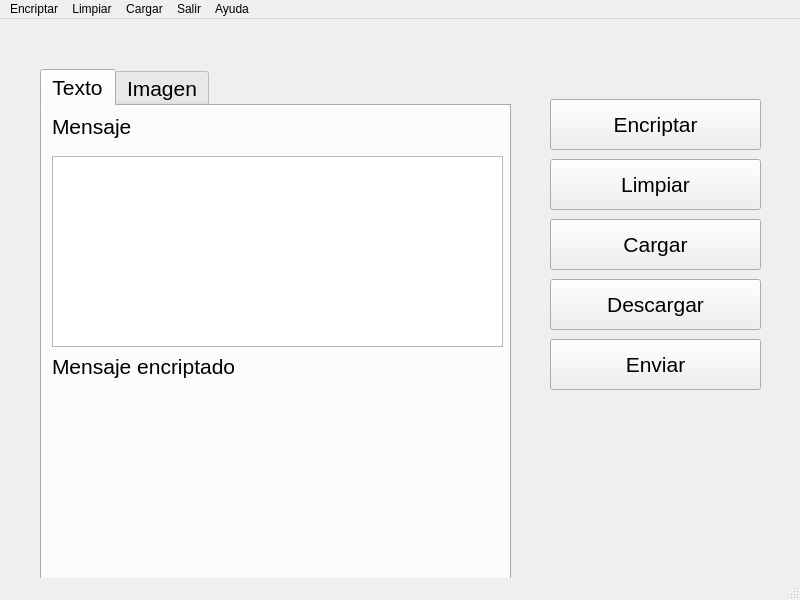
<?xml version="1.0" encoding="UTF-8"?>
<ui version="4.0">
 <class>FrmEncriptar</class>
 <widget class="QMainWindow" name="FrmEncriptar">
  <property name="geometry">
   <rect>
    <x>0</x>
    <y>0</y>
    <width>800</width>
    <height>600</height>
   </rect>
  </property>
  <property name="minimumSize">
   <size>
    <width>800</width>
    <height>600</height>
   </size>
  </property>
  <property name="maximumSize">
   <size>
    <width>800</width>
    <height>600</height>
   </size>
  </property>
  <property name="windowTitle">
   <string>Encriptar archivo o mensaje</string>
  </property>
  <widget class="QWidget" name="centralwidget">
   <widget class="QPushButton" name="btnEncriptar">
    <property name="geometry">
     <rect>
      <x>550</x>
      <y>80</y>
      <width>211</width>
      <height>51</height>
     </rect>
    </property>
    <property name="font">
     <font>
      <pointsize>16</pointsize>
     </font>
    </property>
    <property name="text">
     <string>Encriptar</string>
    </property>
    <property name="icon">
     <iconset>
      <normaloff>encriptar.png</normaloff>encriptar.png</iconset>
    </property>
    <property name="iconSize">
     <size>
      <width>32</width>
      <height>32</height>
     </size>
    </property>
   </widget>
   <widget class="QPushButton" name="btnLimpiar">
    <property name="geometry">
     <rect>
      <x>550</x>
      <y>140</y>
      <width>211</width>
      <height>51</height>
     </rect>
    </property>
    <property name="font">
     <font>
      <pointsize>16</pointsize>
     </font>
    </property>
    <property name="text">
     <string>Limpiar</string>
    </property>
    <property name="icon">
     <iconset>
      <normaloff>clean.png</normaloff>clean.png</iconset>
    </property>
    <property name="iconSize">
     <size>
      <width>32</width>
      <height>32</height>
     </size>
    </property>
   </widget>
   <widget class="QPushButton" name="btnCargar">
    <property name="geometry">
     <rect>
      <x>550</x>
      <y>200</y>
      <width>211</width>
      <height>51</height>
     </rect>
    </property>
    <property name="font">
     <font>
      <pointsize>16</pointsize>
     </font>
    </property>
    <property name="text">
     <string>Cargar</string>
    </property>
    <property name="icon">
     <iconset>
      <normaloff>upload.png</normaloff>upload.png</iconset>
    </property>
    <property name="iconSize">
     <size>
      <width>32</width>
      <height>32</height>
     </size>
    </property>
   </widget>
   <widget class="QTabWidget" name="tabWidget">
    <property name="geometry">
     <rect>
      <x>40</x>
      <y>50</y>
      <width>471</width>
      <height>511</height>
     </rect>
    </property>
    <property name="font">
     <font>
      <pointsize>16</pointsize>
     </font>
    </property>
    <property name="currentIndex">
     <number>0</number>
    </property>
    <widget class="QWidget" name="Texto">
     <attribute name="icon">
      <iconset>
       <normaloff>../../../../.designer/backup/text.png</normaloff>../../../../.designer/backup/text.png</iconset>
     </attribute>
     <attribute name="title">
      <string>Texto</string>
     </attribute>
     <widget class="QTextEdit" name="textMensaje">
      <property name="geometry">
       <rect>
        <x>10</x>
        <y>50</y>
        <width>451</width>
        <height>191</height>
       </rect>
      </property>
     </widget>
     <widget class="QLabel" name="lblMensaje">
      <property name="geometry">
       <rect>
        <x>10</x>
        <y>0</y>
        <width>451</width>
        <height>41</height>
       </rect>
      </property>
      <property name="font">
       <font>
        <pointsize>16</pointsize>
       </font>
      </property>
      <property name="text">
       <string>Mensaje</string>
      </property>
     </widget>
     <widget class="QLabel" name="lblMensaje_3">
      <property name="geometry">
       <rect>
        <x>10</x>
        <y>240</y>
        <width>451</width>
        <height>41</height>
       </rect>
      </property>
      <property name="font">
       <font>
        <pointsize>16</pointsize>
       </font>
      </property>
      <property name="text">
       <string>Mensaje encriptado</string>
      </property>
     </widget>
     <widget class="QLabel" name="lblMensajeEncriptado">
      <property name="geometry">
       <rect>
        <x>10</x>
        <y>280</y>
        <width>451</width>
        <height>181</height>
       </rect>
      </property>
      <property name="font">
       <font>
        <pointsize>14</pointsize>
       </font>
      </property>
      <property name="layoutDirection">
       <enum>Qt::LeftToRight</enum>
      </property>
      <property name="text">
       <string/>
      </property>
      <property name="textFormat">
       <enum>Qt::PlainText</enum>
      </property>
      <property name="scaledContents">
       <bool>false</bool>
      </property>
      <property name="wordWrap">
       <bool>true</bool>
      </property>
     </widget>
    </widget>
    <widget class="QWidget" name="Imagen">
     <attribute name="icon">
      <iconset>
       <normaloff>../../../../.designer/backup/picture.png</normaloff>../../../../.designer/backup/picture.png</iconset>
     </attribute>
     <attribute name="title">
      <string>Imagen</string>
     </attribute>
     <widget class="QLabel" name="label">
      <property name="geometry">
       <rect>
        <x>10</x>
        <y>60</y>
        <width>431</width>
        <height>281</height>
       </rect>
      </property>
      <property name="text">
       <string/>
      </property>
      <property name="pixmap">
       <pixmap>../../../../.designer/backup/picture.jpg</pixmap>
      </property>
      <property name="scaledContents">
       <bool>true</bool>
      </property>
      <property name="wordWrap">
       <bool>true</bool>
      </property>
     </widget>
     <widget class="QLabel" name="lblMensaje_2">
      <property name="geometry">
       <rect>
        <x>10</x>
        <y>10</y>
        <width>451</width>
        <height>41</height>
       </rect>
      </property>
      <property name="font">
       <font>
        <pointsize>16</pointsize>
       </font>
      </property>
      <property name="text">
       <string>Imagen</string>
      </property>
     </widget>
    </widget>
   </widget>
   <widget class="QPushButton" name="btnDescargar">
    <property name="geometry">
     <rect>
      <x>550</x>
      <y>260</y>
      <width>211</width>
      <height>51</height>
     </rect>
    </property>
    <property name="font">
     <font>
      <pointsize>16</pointsize>
     </font>
    </property>
    <property name="text">
     <string>Descargar</string>
    </property>
    <property name="icon">
     <iconset>
      <normaloff>download.png</normaloff>download.png</iconset>
    </property>
    <property name="iconSize">
     <size>
      <width>32</width>
      <height>32</height>
     </size>
    </property>
   </widget>
   <widget class="QPushButton" name="btnEnviar">
    <property name="geometry">
     <rect>
      <x>550</x>
      <y>320</y>
      <width>211</width>
      <height>51</height>
     </rect>
    </property>
    <property name="font">
     <font>
      <pointsize>16</pointsize>
     </font>
    </property>
    <property name="text">
     <string>Enviar</string>
    </property>
    <property name="icon">
     <iconset>
      <normaloff>send.png</normaloff>send.png</iconset>
    </property>
    <property name="iconSize">
     <size>
      <width>32</width>
      <height>32</height>
     </size>
    </property>
   </widget>
  </widget>
  <widget class="QMenuBar" name="menubar">
   <property name="geometry">
    <rect>
     <x>0</x>
     <y>0</y>
     <width>800</width>
     <height>21</height>
    </rect>
   </property>
   <widget class="QMenu" name="menuEncriptar">
    <property name="title">
     <string>Encriptar</string>
    </property>
   </widget>
   <widget class="QMenu" name="menuLimpiar">
    <property name="title">
     <string>Limpiar</string>
    </property>
   </widget>
   <widget class="QMenu" name="menuCargar">
    <property name="title">
     <string>Cargar</string>
    </property>
   </widget>
   <widget class="QMenu" name="menuSalir">
    <property name="title">
     <string>Salir</string>
    </property>
   </widget>
   <widget class="QMenu" name="menuAyuda">
    <property name="title">
     <string>Ayuda</string>
    </property>
   </widget>
   <addaction name="menuEncriptar"/>
   <addaction name="menuLimpiar"/>
   <addaction name="menuCargar"/>
   <addaction name="menuSalir"/>
   <addaction name="menuAyuda"/>
  </widget>
  <widget class="QStatusBar" name="statusbar"/>
 </widget>
 <resources/>
 <connections/>
</ui>
